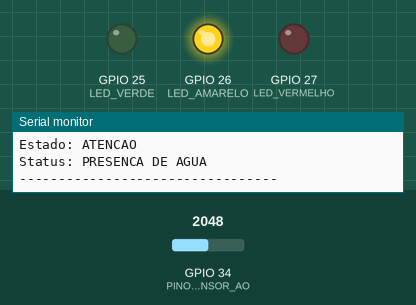
This sketch was run on a simulated ESP32. Shown: output pins drawn as LEDs (lit = HIGH), the last lines printed to the serial monitor. The test bench sets the inputs (shaded band); at power-on: GPIO 34 (PINO_SENSOR_AO) = 2048.

Above: at 1.3 s.
1.4 s: GPIO 34 (PINO_SENSOR_AO) set to 1951
At 2.2 s:
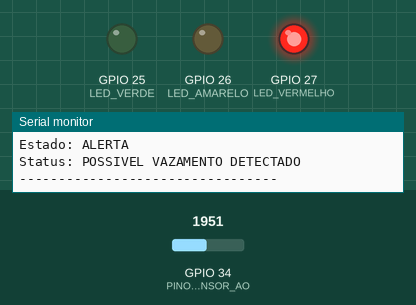
3.0 s: GPIO 34 (PINO_SENSOR_AO) set to 3540
At 3.7 s:
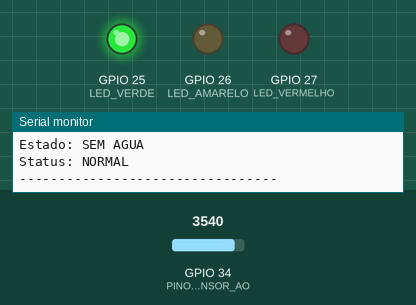
4.5 s: GPIO 34 (PINO_SENSOR_AO) set to 3466
At 5.2 s:
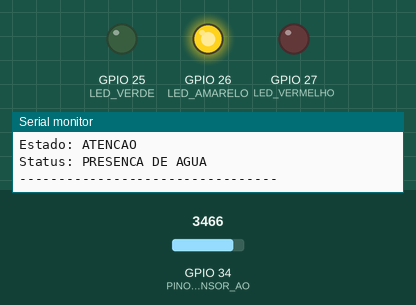
6.0 s: GPIO 34 (PINO_SENSOR_AO) set to 3603
At 6.6 s:
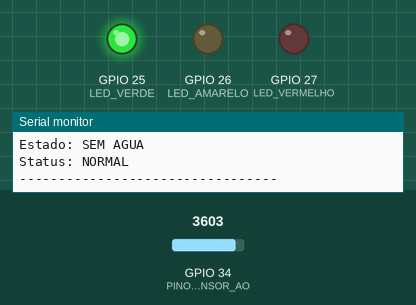
Timing chart, 0 to 8.5 s (numbered marks = the images above; inputs shaded):
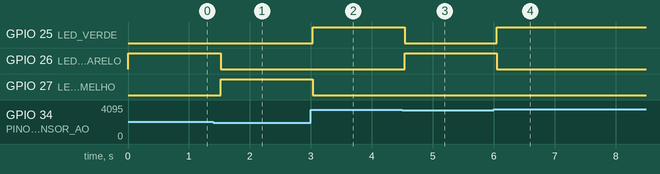

Measured:
- the behaviour switches between 2000 and 1999 on GPIO 34 (PINO_SENSOR_AO) (found by bisection; images 0 and 1)
- the behaviour switches between 3500 and 3499 on GPIO 34 (PINO_SENSOR_AO) (found by bisection; images 2 and 3)
- after the input at 1.4 s, GPIO 26 (LED_AMARELO): HIGH → LOW after 0.12 s; GPIO 27 (LED_VERMELHO): LOW → HIGH after 0.12 s
- after the input at 3.0 s, GPIO 25 (LED_VERDE): LOW → HIGH at once; GPIO 27 (LED_VERMELHO): HIGH → LOW at once
- after the input at 4.5 s, GPIO 25 (LED_VERDE): HIGH → LOW at once; GPIO 26 (LED_AMARELO): LOW → HIGH at once
- after the input at 6.0 s, GPIO 25 (LED_VERDE): LOW → HIGH after 0.05 s; GPIO 26 (LED_AMARELO): HIGH → LOW after 0.05 s

The sketch:

codigo_vazamento_agua.ino
```cpp
// =======================================================
// ESP32 + Sensor de Chuva/Água + 3 LEDs
// Sistema de detecção de possíveis vazamentos
// =======================================================

// -------------------------
// Pinos
// -------------------------
const int PINO_SENSOR_AO = 34;

const int LED_VERDE      = 25;
const int LED_AMARELO    = 26;
const int LED_VERMELHO   = 27;

// -------------------------
// Limiares calibrados
// -------------------------
// Sensor seco = aproximadamente 4095
// Sensor completamente molhado = aproximadamente 1500

const int LIMIAR_SECO = 3500;
const int LIMIAR_ALERTA = 2000;


// =======================================================
// SETUP
// =======================================================
void setup() {

  Serial.begin(115200);

  // Configura o ADC da ESP32
  analogSetPinAttenuation(PINO_SENSOR_AO, ADC_11db);

  // LEDs como saída
  pinMode(LED_VERDE, OUTPUT);
  pinMode(LED_AMARELO, OUTPUT);
  pinMode(LED_VERMELHO, OUTPUT);

  // Todos começam desligados
  digitalWrite(LED_VERDE, LOW);
  digitalWrite(LED_AMARELO, LOW);
  digitalWrite(LED_VERMELHO, LOW);

  Serial.println("=================================");
  Serial.println(" SISTEMA DE DETECCAO DE VAZAMENTO");
  Serial.println(" ESP32 + SENSOR DE AGUA");
  Serial.println("=================================");
}


// =======================================================
// LOOP
// =======================================================
void loop() {

  // Faz a leitura do sensor
  int valorSensor = analogRead(PINO_SENSOR_AO);

  // Mostra o valor no Monitor Serial
  Serial.print("Valor do sensor: ");
  Serial.println(valorSensor);

  // Desliga todos os LEDs antes de determinar o estado
  digitalWrite(LED_VERDE, LOW);
  digitalWrite(LED_AMARELO, LOW);
  digitalWrite(LED_VERMELHO, LOW);


  // =====================================================
  // SENSOR SECO
  // =====================================================
  if (valorSensor >= LIMIAR_SECO) {

    digitalWrite(LED_VERDE, HIGH);

    Serial.println("Estado: SEM AGUA");
    Serial.println("Status: NORMAL");

  }


  // =====================================================
  // PRESENCA DE POUCA AGUA
  // =====================================================
  else if (valorSensor >= LIMIAR_ALERTA) {

    digitalWrite(LED_AMARELO, HIGH);

    Serial.println("Estado: ATENCAO");
    Serial.println("Status: PRESENCA DE AGUA");

  }


  // =====================================================
  // POSSIVEL VAZAMENTO
  // =====================================================
  else {

    digitalWrite(LED_VERMELHO, HIGH);

    Serial.println("Estado: ALERTA");
    Serial.println("Status: POSSIVEL VAZAMENTO DETECTADO");

  }


  Serial.println("---------------------------------");

  // Aguarda meio segundo
  delay(500);
}
```
